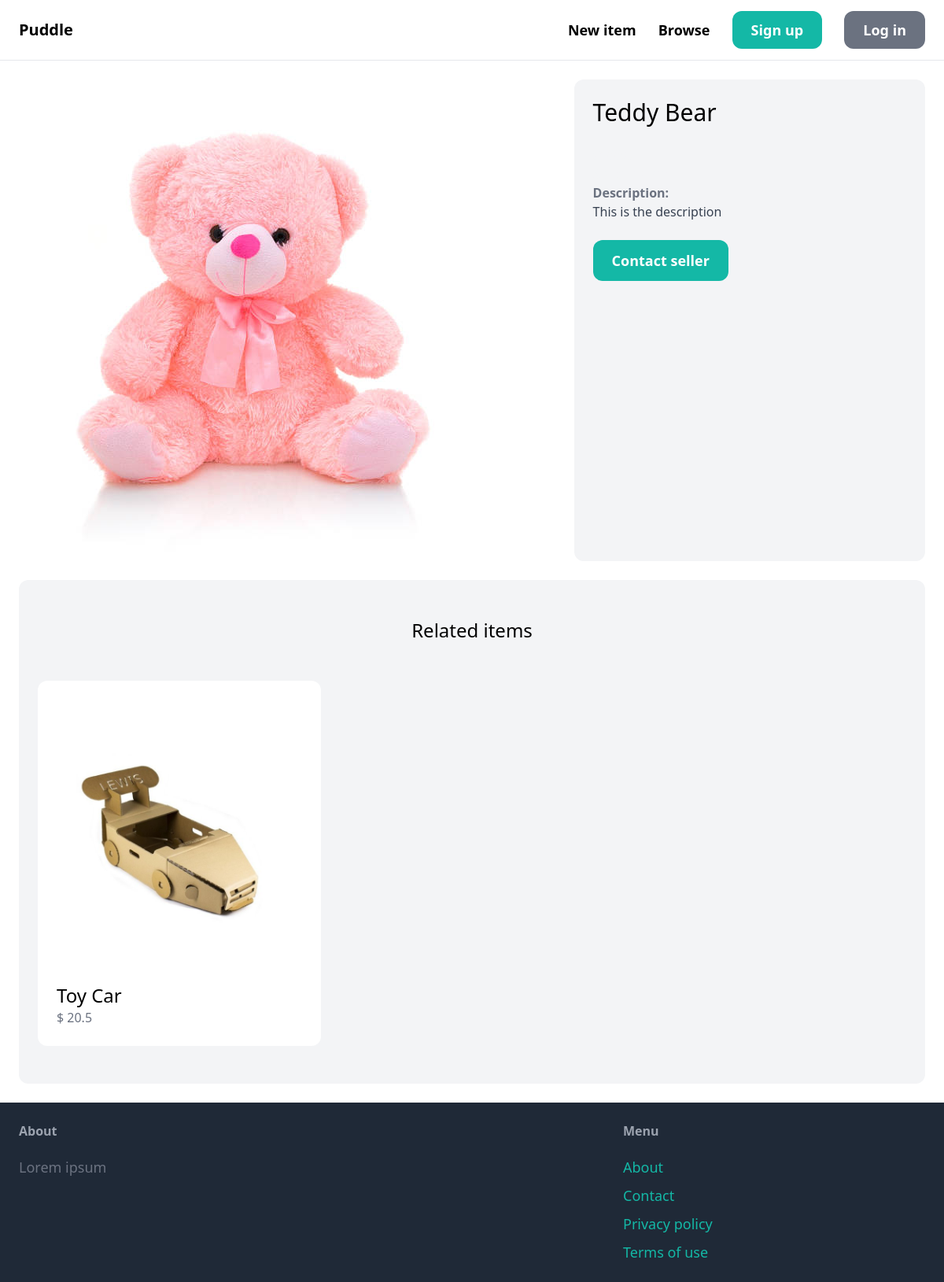
Page /items/1/ on the committed database.
### item/models.py (models this page shows, shortened)
class Item(models.Model):
    category = models.ForeignKey(Category, related_name='items', on_delete=models.CASCADE)
    name = models.CharField(max_length=255)
    description = models.TextField(blank=True, null=True)
    price = models.FloatField()
    image = models.ImageField(upload_to='item_images', blank=True, null=True)
    is_sold = models.BooleanField(default=False)
    created_by = models.ForeignKey(User, related_name='items', on_delete=models.CASCADE)
    created_at = models.DateTimeField(auto_now_add=True)

### item/views.py (the view)
# urls.py: path('<int:pk>/', views.detail, name='detail'),
def detail(request, pk):
    item = get_object_or_404(Item, pk=pk)
    related_items = Item.objects.filter(category=item.category, is_sold=False).exclude(pk=pk)[:3]
    return render(request, 'item/detail.html', {'item': item, 'related_items': related_items})

### item/templates/item/detail.html (shortened to what this page needs)
{% extends 'core/base.html' %}
{% block content %}
    <div class="grid grid-cols-5 gap-6">
        <div class="col-span-3">
            <img src="{{ item.image.url }}" class="rounded-xl">
        </div>
        <div class="col-span-2 p-6 bg-gray-100 rounded-xl">
            <h1 class="mb-6 text-3xl">{{ item.name }}</h1>
            <p class="text-gray-100"><strong>${{ item.price }}</strong></p>
            <p class="text-gray-100">Seller: <strong>{{ item.created_by.username }}</strong></p>
            {% if item.description %}
                <p class="text-gray-700">
                    <strong class="text-gray-500">Description:</strong><br>
                    {{ item.description }}
                </p>
            {% endif %}
            {% if item.created_by == request.user %}
                <div class="mt-6 p-6 bg-white rounded-xl">
                    <p>This is your item!</p>
                    <a href="{% url 'item:edit' item.id %}" class="inline-block mt-6 px-6 py-3 text-lg font-semibold bg-teal-500 text-white rounded-xl">Edit</a>
                    <a href="{% url 'item:delete' item.id %}" class="inline-block mt-6 px-6 py-3 text-lg font-semibold bg-red-500 text-white rounded-xl">Delete</a>
                </div>
            {% else %}
                <a href="{% url 'conversation:new' item.id %}" class="inline-block mt-6 px-6 py-3 text-lg font-semibold bg-teal-500 text-white rounded-xl hover:bg-teal-700">Contact seller</a>
            {% endif %}
        </div>
    </div>
     <div class="mt-6 px-6 py-12 bg-gray-100 rounded-xl">
        <h2 class="mb-12 text-2xl text-center">Related items</h2>
        <div class="grid grid-cols-3 gap-3">
            {% for item in related_items %}
                <div>
                    <a href="{% url 'item:detail' item.id %}">
                        <div>
                            <img src="{{ item.image.url }}" class="rounded-t-xl">
                        </div>
                        <div class="p-6 bg-white rounded-b-xl">
                            <h2 class="text-2xl">{{ item.name }}</h2>
                            <p class="text-gray-500">$ {{ item.price }}</p>
                        </div>
                    </a>
                </div>
            {% endfor %}
        </div>
    </div>
{% endblock %}

### rows in the picture
Item: image (picture), name "Teddy Bear", description "This is the description"
Item: image (picture), name "Toy Car", price "20.5"
